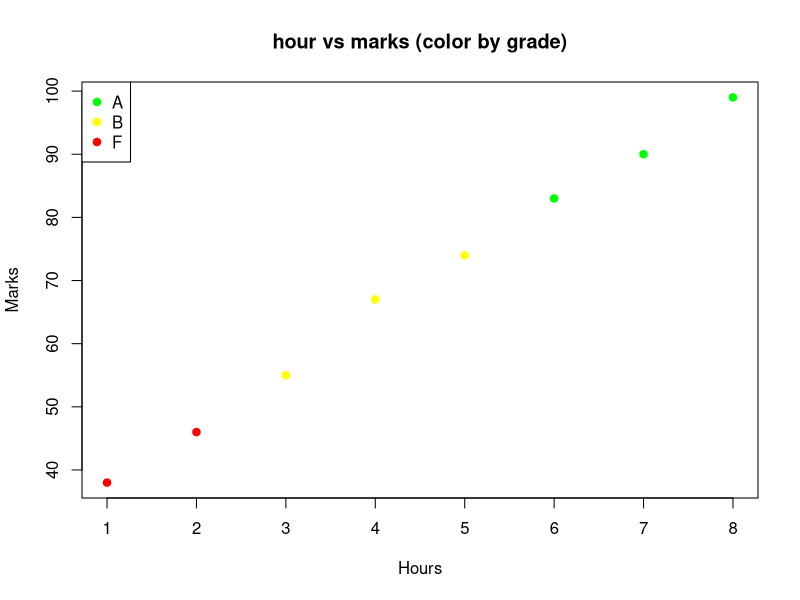
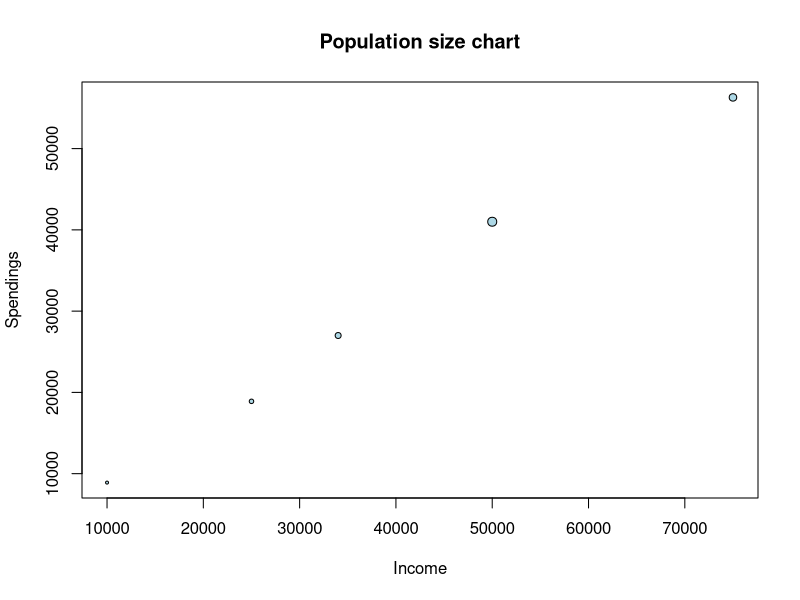
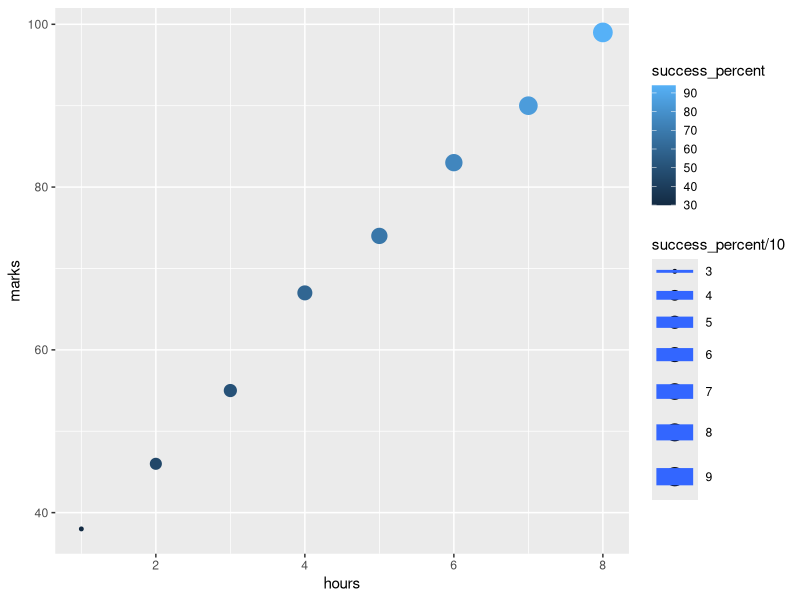
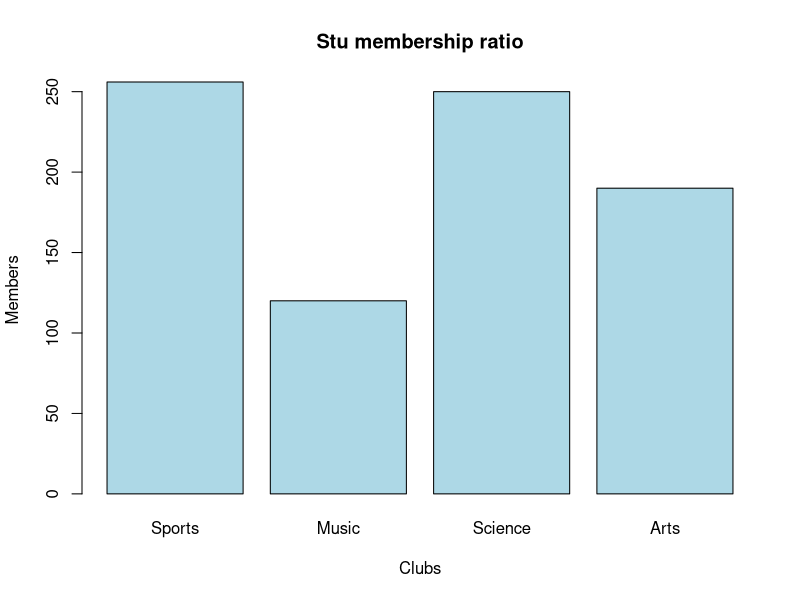
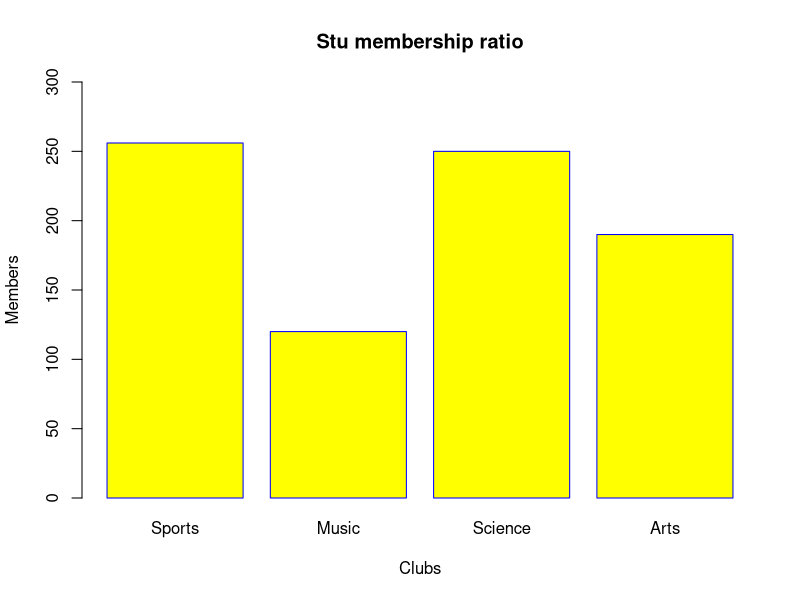
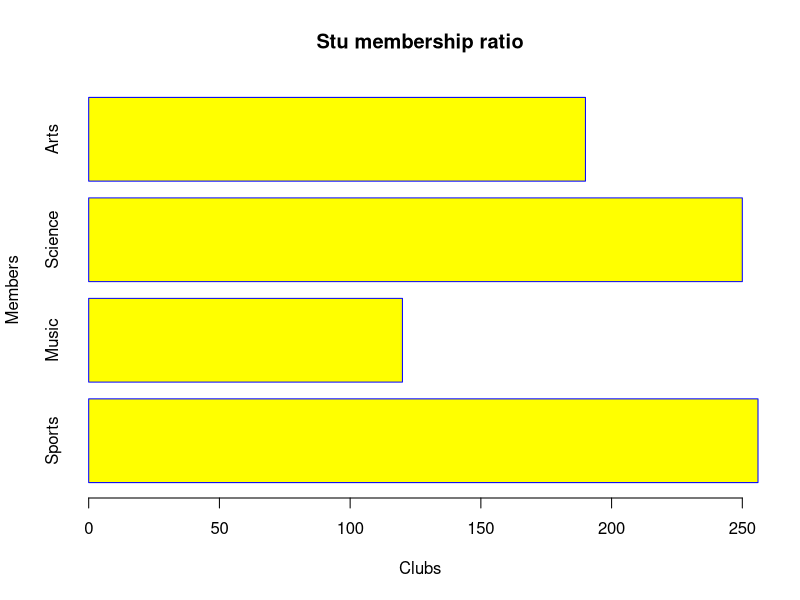
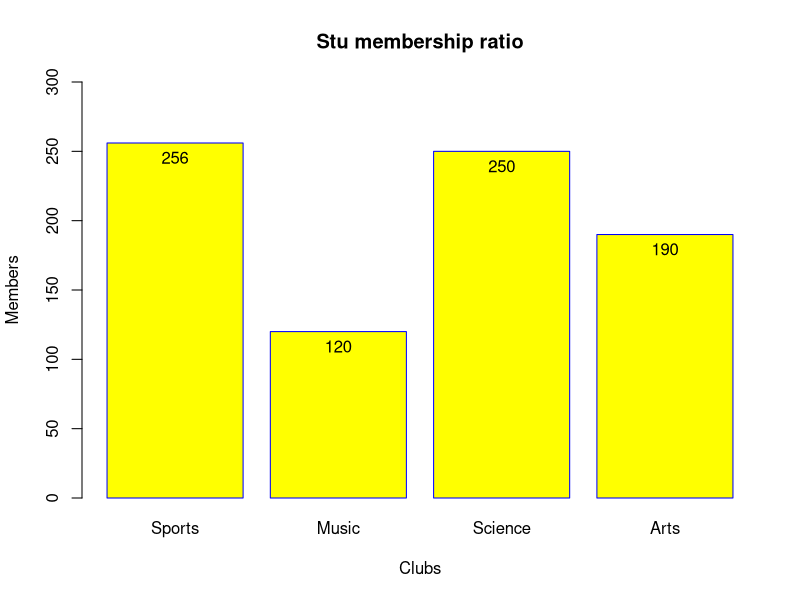

R code for these plots, in order:
hours = c(1 ,2 ,3 , 4 , 5 , 6 , 7 ,8 )
marks = c(38 , 46 , 55 , 67 , 74 , 83 , 90 , 99)
grade = c("F" , "F" , "B" , "B" , "B" , "A" , "A" , "A")

col_map = c("F" = "red" , "B" = "yellow" , "A" = "green")

plot(hours , marks , col = col_map[grade],
     pch = 19 , main ="hour vs marks (color by grade)",
     xlab = "Hours", ylab = "Marks"
     
)
legend("topleft" , legend = c("A" , "B" , "F") , 
       col = c("green" , "yellow" , "red") , pch= 19)

income = c(10000 , 34000 , 25000 , 75000 , 50000)
spending = c(8900 , 27000 , 18900 , 56300 , 41000)
population = c(20 , 40 , 30 , 50 , 60)

plot(income , spending , pch = 21, bg = "lightblue" , col = "black",
     cex = population / 50,
     main = "Population size chart",
     xlab = "Income" , ylab = "Spendings"
)

library(ggplot2)
df = data.frame(
  
  hours = c(1 ,2 ,3 , 4 , 5 , 6 , 7 ,8 ),
  marks = c(38 , 46 , 55 , 67 , 74 , 83 , 90 , 99),
  success_percent = c(30 , 45 , 50 , 60 , 68 , 75 , 85 , 94)
)

ggplot(df , aes(hours , marks , color = success_percent,
                size = success_percent / 10 ))+
  geom_point()+
  geom_smooth(method = "lm" , se = "FALSE")



#-------------------------Bar chart---------------------------#
clubs <- c("Sports" , "Music" , "Science" , "Arts")
members <- c(256 , 120 , 250 , 190)

barplot(members , names.arg = clubs , col = "lightblue",
        main = "Stu membership ratio" , xlab = "Clubs",
        ylab = "Members"
)

barplot(members , names.arg = clubs , col = "yellow",
        main = "Stu membership ratio" , xlab = "Clubs",
        ylab = "Members" , border = "blue" , ylim = c(0, 300)
)

barplot(members , names.arg = clubs , col = "yellow",
        main = "Stu membership ratio" , xlab = "Clubs",
        ylab = "Members" , border = "blue",
        horiz = TRUE
)

bar_position <- barplot(members , names.arg = clubs , col = "yellow",
                        main = "Stu membership ratio" , xlab = "Clubs",
                        ylab = "Members" , border = "blue" , ylim = c(0, 300)
)

text(x = bar_position , y = members , label = members , pos = 1)